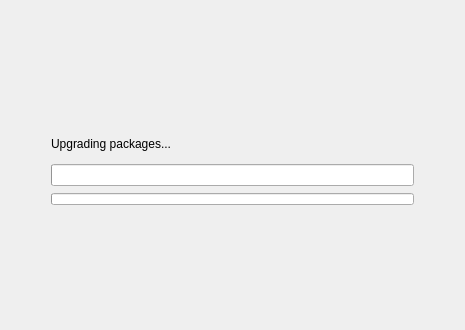
<?xml version="1.0" encoding="UTF-8"?>
<ui version="4.0">
 <class>Screen</class>
 <widget class="QWidget" name="Screen">
  <property name="geometry">
   <rect>
    <x>0</x>
    <y>0</y>
    <width>465</width>
    <height>330</height>
   </rect>
  </property>
  <property name="windowTitle">
   <string>Analyzing your Computer</string>
  </property>
  <layout class="QGridLayout" name="gridLayout">
   <item row="0" column="1">
    <spacer name="verticalSpacer_2">
     <property name="orientation">
      <enum>Qt::Vertical</enum>
     </property>
     <property name="sizeHint" stdset="0">
      <size>
       <width>20</width>
       <height>40</height>
      </size>
     </property>
    </spacer>
   </item>
   <item row="0" column="0" rowspan="5">
    <spacer name="horizontalSpacer">
     <property name="orientation">
      <enum>Qt::Horizontal</enum>
     </property>
     <property name="sizeType">
      <enum>QSizePolicy::Fixed</enum>
     </property>
     <property name="sizeHint" stdset="0">
      <size>
       <width>40</width>
       <height>20</height>
      </size>
     </property>
    </spacer>
   </item>
   <item row="0" column="3" rowspan="5">
    <spacer name="horizontalSpacer_2">
     <property name="orientation">
      <enum>Qt::Horizontal</enum>
     </property>
     <property name="sizeType">
      <enum>QSizePolicy::Fixed</enum>
     </property>
     <property name="sizeHint" stdset="0">
      <size>
       <width>40</width>
       <height>20</height>
      </size>
     </property>
    </spacer>
   </item>
   <item row="2" column="1" colspan="2">
    <widget class="QProgressBar" name="progress">
     <property name="value">
      <number>0</number>
     </property>
     <property name="format">
      <string/>
     </property>
    </widget>
   </item>
   <item row="4" column="1" colspan="2">
    <spacer name="verticalSpacer">
     <property name="orientation">
      <enum>Qt::Vertical</enum>
     </property>
     <property name="sizeHint" stdset="0">
      <size>
       <width>20</width>
       <height>40</height>
      </size>
     </property>
    </spacer>
   </item>
   <item row="1" column="1" colspan="2">
    <layout class="QHBoxLayout" name="layout">
     <item>
      <widget class="QLabel" name="status">
       <property name="sizePolicy">
        <sizepolicy hsizetype="Expanding" vsizetype="Fixed">
         <horstretch>0</horstretch>
         <verstretch>0</verstretch>
        </sizepolicy>
       </property>
       <property name="minimumSize">
        <size>
         <width>0</width>
         <height>28</height>
        </size>
       </property>
       <property name="text">
        <string>Upgrading packages...</string>
       </property>
      </widget>
     </item>
    </layout>
   </item>
   <item row="3" column="1" colspan="2">
    <widget class="QWidget" name="widget" native="true">
     <property name="sizePolicy">
      <sizepolicy hsizetype="Preferred" vsizetype="Fixed">
       <horstretch>0</horstretch>
       <verstretch>0</verstretch>
      </sizepolicy>
     </property>
     <property name="minimumSize">
      <size>
       <width>0</width>
       <height>14</height>
      </size>
     </property>
     <property name="maximumSize">
      <size>
       <width>16777215</width>
       <height>14</height>
      </size>
     </property>
     <layout class="QGridLayout" name="gridLayout_2">
      <property name="margin">
       <number>0</number>
      </property>
      <item row="0" column="0">
       <widget class="QProgressBar" name="steps">
        <property name="minimumSize">
         <size>
          <width>0</width>
          <height>12</height>
         </size>
        </property>
        <property name="maximumSize">
         <size>
          <width>16777215</width>
          <height>12</height>
         </size>
        </property>
        <property name="maximum">
         <number>100</number>
        </property>
        <property name="value">
         <number>0</number>
        </property>
        <property name="alignment">
         <set>Qt::AlignLeading|Qt::AlignLeft|Qt::AlignVCenter</set>
        </property>
        <property name="textVisible">
         <bool>false</bool>
        </property>
        <property name="orientation">
         <enum>Qt::Horizontal</enum>
        </property>
        <property name="invertedAppearance">
         <bool>false</bool>
        </property>
       </widget>
      </item>
     </layout>
    </widget>
   </item>
  </layout>
 </widget>
 <resources/>
 <connections/>
</ui>
